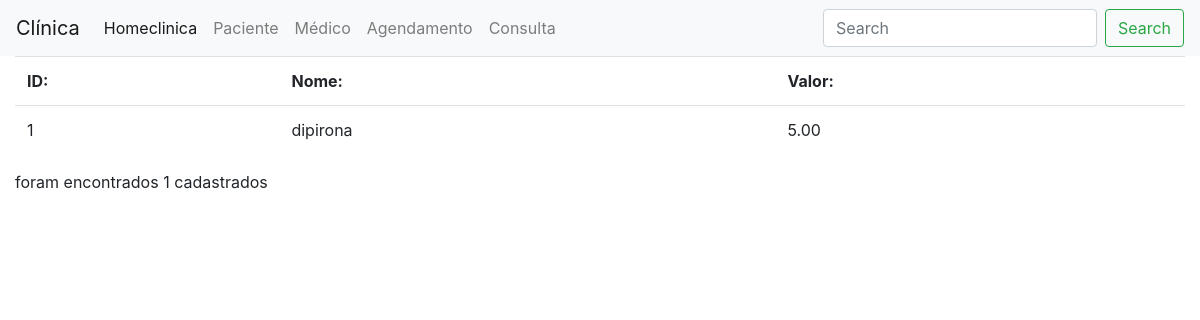
Page /atendimento/medicamento/ on the earlier database version.
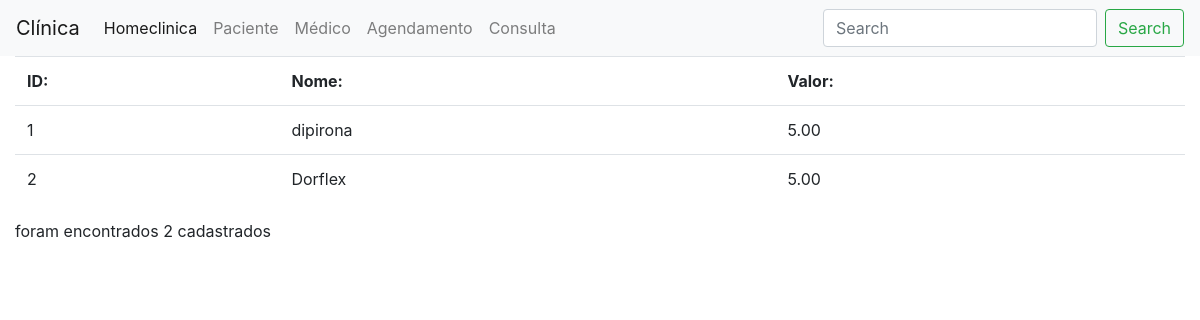
Same page on the later database version.
### atendimento/models.py (models this page shows)
class Medicamento (models.Model):
    nome = models.CharField(max_length=50)
    valor= models.DecimalField(max_digits=30,decimal_places=2)
    gravida=models.BooleanField()

### atendimento/views.py (the view)
# urls.py: path('medicamento/', views.medicamento_list)
def medicamento_list(request):
    medicamentos=Medicamento.objects.all()
    return render(request, 'medicamento/list.html', {'medicamentos': medicamentos})

### atendimento/templates/medicamento/list.html (shortened to what this page needs)
{% extends 'base.html' %}
     {% block conteudo%}
    <table class="table">
        <tr>
            <th>ID:</th>
            <th>Nome:</th>
            <th>Valor:</th>
        </tr>
        <tr>
            <body>
            {%for medicamento in medicamentos %}
            <td>{{medicamento.id}}</td>
            <td>{{medicamento.nome}}</td>
            <td>{{medicamento.valor}}</td>
        </tr>
        {% endfor %}
       </body>
<p>foram encontrados {{medicamentos | length}} cadastrados</p>
{% endblock %}

Differences in the rows shown:
added Medicamento: id "2", nome "Dorflex", valor "5.00"
Other differences:
{{ medicamentos | length }}: "1" → "2"
